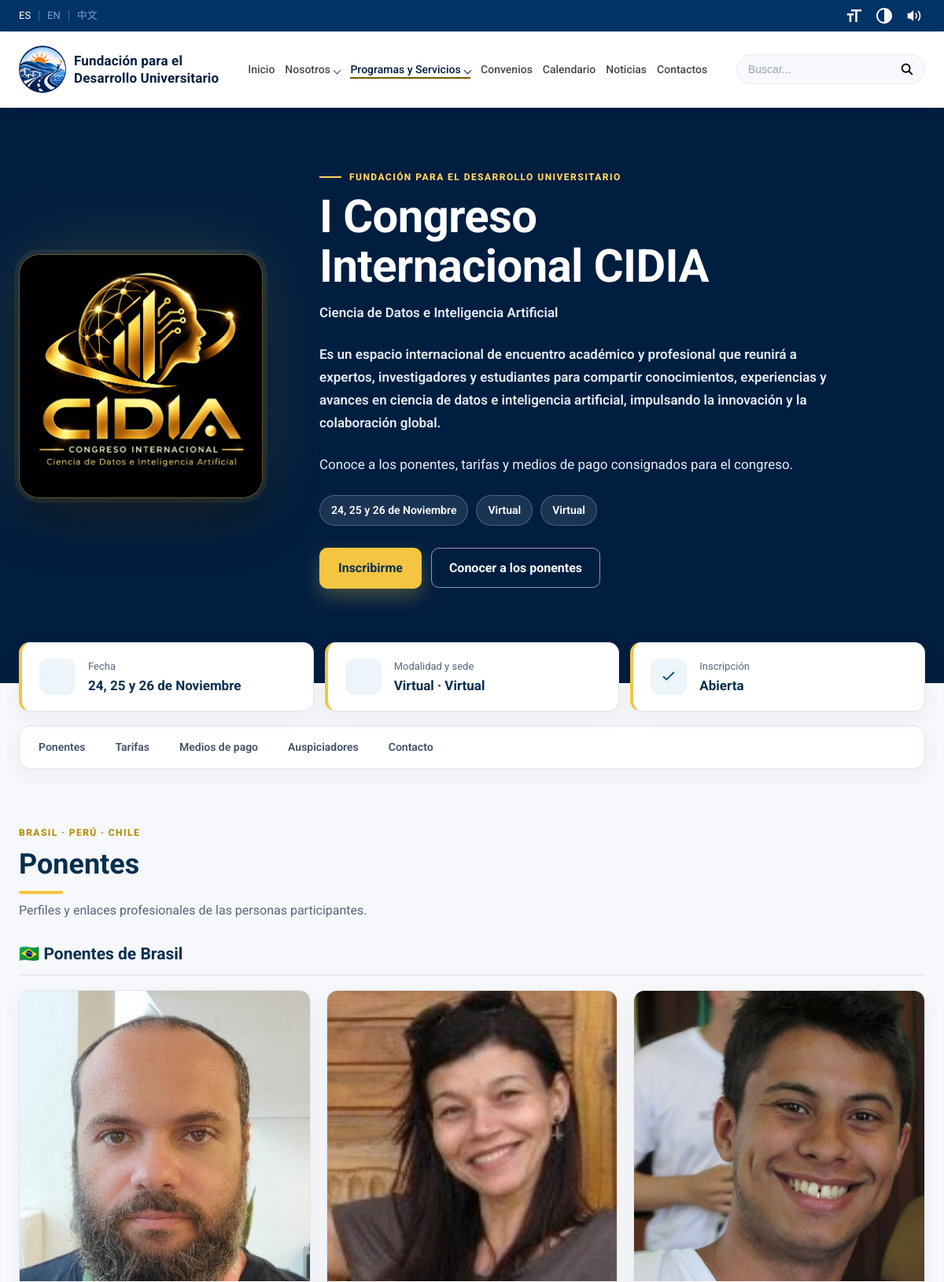
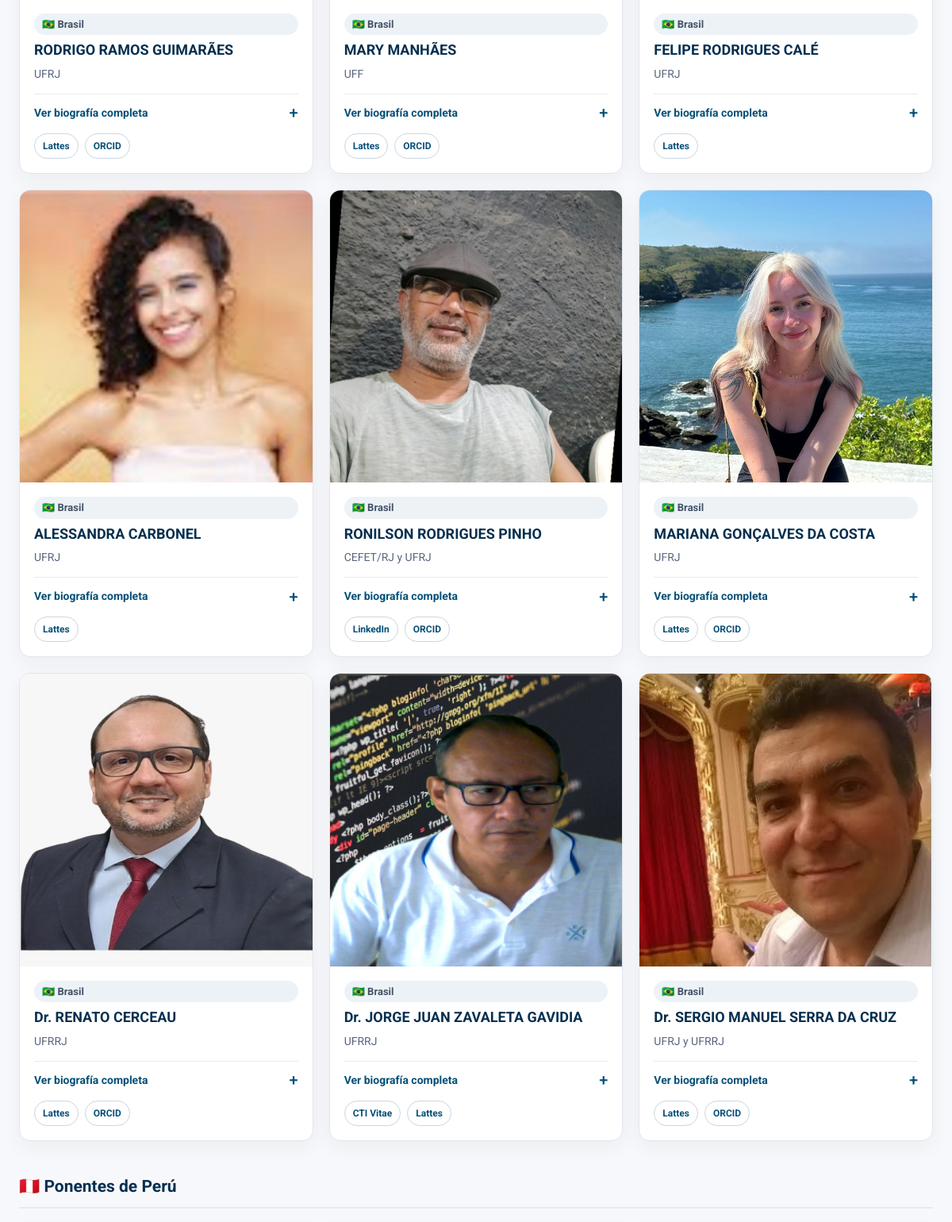
The page /congreso?id=1 (upper part) on the database its author committed (2 pictures, top to bottom).
### tables this page shows
CREATE TABLE `congresos` (
  `id` int(10) UNSIGNED NOT NULL,
  `contenido` longtext NOT NULL,
  `publicado` tinyint(1) NOT NULL DEFAULT 1,
  `updated_at` timestamp NOT NULL DEFAULT current_timestamp() ON UPDATE current_timestamp()
);

### app/Models/Congreso.php (called while the page is built, shortened)
<?php
class Congreso
{
    private PDO $connection;
    public function __construct(PDO $connection)
    {
        $this->connection = $connection;
        $this->ensureSchema();
    }
    private function ensureSchema(): void
    {
        $tableExists = $this->connection->prepare(
            'SELECT COUNT(*) FROM information_schema.tables
             WHERE table_schema = DATABASE() AND table_name = :table_name'
        );
        $tableExists->execute(array(':table_name' => 'congresos'));
        $schemaAlreadyExisted = (int) $tableExists->fetchColumn() > 0;
        $this->connection->exec("CREATE TABLE IF NOT EXISTS congresos (
            id INT UNSIGNED NOT NULL AUTO_INCREMENT PRIMARY KEY,
            contenido LONGTEXT NOT NULL,
            publicado TINYINT(1) NOT NULL DEFAULT 1,
            updated_at TIMESTAMP NOT NULL DEFAULT CURRENT_TIMESTAMP ON UPDATE CURRENT_TIMESTAMP
        ) ENGINE=InnoDB DEFAULT CHARSET=utf8mb4 COLLATE=utf8mb4_unicode_ci");
        if ($schemaAlreadyExisted) {
            return;
        }
    }
    public function read(int $id = 1, bool $includeDraft = false): ?array
    {
        $statement = $this->connection->prepare(
            'SELECT contenido, publicado FROM congresos WHERE id = :id'
        );
        $statement->execute(array(':id' => $id));
        $row = $statement->fetch(PDO::FETCH_ASSOC);
        return $this->decode($row['contenido'], $id, (bool) $row['publicado']);
    }
    private function decode(string $storedContent, int $id, bool $published): array
    {
        $content = json_decode($storedContent, true);
        $speakers = $content['speakers'] ?? array();
        $content['speakers'] = $speakers;
        $content['countries'] = is_array($content['countries'] ?? null)
            ? $content['countries']
            : array();
        $content['time'] = is_string($content['time'] ?? null) ? $content['time'] : '';
        $content['summary'] = is_string($content['summary'] ?? null) && trim($content['summary']) !== ''
            ? $content['summary']
            : 'Es un espacio internacional de encuentro académico y profesional que reunirá a expertos, investigadores y estudiantes para compartir conocimientos, experiencias y avances en ciencia de datos e inteligencia artificial, impulsando la innovación y la colaboración global.';
        $content['payment']['yape_enabled'] = ($content['payment']['yape_enabled'] ?? true) !== false;
        $content['id'] = $id;
        $content['published'] = $published;
        return $content;
    }
    private function countryCode(string $country): string
    {
        $codes = array(
            'Argentina' => 'AR',
            'Bolivia' => 'BO',
            'Brasil' => 'BR',
            'Chile' => 'CL',
            'China' => 'CN',
            'Colombia' => 'CO',
            'Costa Rica' => 'CR',
            'Cuba' => 'CU',
            'Ecuador' => 'EC',
            'El Salvador' => 'SV',
            'España' => 'ES',
            'Estados Unidos' => 'US',
            'Guatemala' => 'GT',
            'Honduras' => 'HN',
            'México' => 'MX',
            'Nicaragua' => 'NI',
            'Panamá' => 'PA',
            'Paraguay' => 'PY',
            'Perú' => 'PE',
            'Portugal' => 'PT',
            'República Dominicana' => 'DO',
            'Uruguay' => 'UY',
            'Venezuela' => 'VE',
        );
        return $codes[$country] ?? '';
    }
}

### public/congreso.php (the view, shortened to what this page needs)
<?php
$rawCongressId = $_GET['id'] ?? null;
$requestedCongressId = $rawCongressId === null ? null : filter_var(
  $rawCongressId,
  FILTER_VALIDATE_INT,
  array('options' => array('min_range' => 1))
);
require_once dirname(__DIR__) . '/app/Models/Congreso.php';
try {
  $database = new Database();
  $connection = $database->getConnection();
  $congressModel = new Congreso($connection);
  if ($requestedCongressId === null) {
    $congresses = $congressModel->readAll(true);
  } else {
    $congress = $congressModel->read((int) $requestedCongressId);
  }
} catch (Throwable $exception) {
  error_log('No se pudo cargar la información de congresos: ' . $exception->getMessage());
  http_response_code(500);
  exit('No se pudo cargar la información del congreso.');
}
  ?>
  <?php
$escape = static function ($value) {
  return htmlspecialchars((string) $value, ENT_QUOTES, 'UTF-8');
};
$gmailCompose = static function ($email) use ($escape) {
  return 'https://mail.google.com/mail/?view=cm&fs=1&to=' . rawurlencode((string) $email);
};
$flagEntity = static function ($countryCode) {
  if (!is_string($countryCode) || preg_match('/^[A-Z]{2}$/', $countryCode) !== 1) {
    return '';
  }
  return '&#x' . strtoupper(dechex(127397 + ord($countryCode[0]))) . ';&#x' . strtoupper(dechex(127397 + ord($countryCode[1]))) . ';';
};
$speakersByCountry = array();
foreach ($congress['speakers'] as $speaker) {
  $country = (string) ($speaker['country'] ?? 'Otros');
  $speakersByCountry[$country][] = $speaker;
}
$preferredCountryOrder = array('Brasil', 'Perú', 'Chile', 'China');
$configuredCountryOrder = is_array($congress['countries'] ?? null) ? $congress['countries'] : array();
$countryOrder = array_values(array_unique(array_merge($configuredCountryOrder, $preferredCountryOrder)));
$orderedSpeakersByCountry = array();
foreach ($countryOrder as $country) {
  if (is_string($country) && isset($speakersByCountry[$country])) {
    $orderedSpeakersByCountry[$country] = $speakersByCountry[$country];
    unset($speakersByCountry[$country]);
  }
}
$speakersByCountry = array_merge($orderedSpeakersByCountry, $speakersByCountry);
$countryNames = array_keys($speakersByCountry);
require __DIR__ . '/includes/header.php';
?>
<?php
$registrationUrl = (string) ($congress['registration_url'] ?? '');
$registrationScheme = strtolower((string) parse_url($registrationUrl, PHP_URL_SCHEME));
$hasRegistrationUrl = filter_var($registrationUrl, FILTER_VALIDATE_URL) && in_array($registrationScheme, array('http', 'https'), true);
$payment = is_array($congress['payment'] ?? null) ? $congress['payment'] : array();
$hasSpeakers = !empty($congress['speakers']);
$hasFees = !empty($congress['fees']);
$certifications = array_values(array_filter((array) ($congress['certifications'] ?? array()), static function ($item) {
  return is_string($item) && trim(strip_tags($item)) !== '';
}));
$hasPayment = trim((string) ($payment['bank'] ?? '') . (string) ($payment['holder'] ?? '') . (string) ($payment['account'] ?? '') . (string) ($payment['cci'] ?? '')) !== '' || !empty($payment['yape_enabled']);
$hasSponsors = !empty($congress['sponsors']);
$subtitle = trim((string) ($congress['subtitle'] ?? ''));
$intro = trim((string) ($congress['intro'] ?? ''));
$summary = trim((string) ($congress['summary'] ?? ''));
$congressTime = trim((string) ($congress['time'] ?? ''));
$heroChips = array_filter(array(
  'date' => trim((string) ($congress['date'] ?? '')),
  'time' => $congressTime,
  'modality' => trim((string) ($congress['modality'] ?? '')),
  'venue' => trim((string) ($congress['venue'] ?? '')),
), static function ($value) { return $value !== ''; });
$chipIcons = array(
  'date' => '<svg viewBox="0 0 24 24" aria-hidden="true"><rect x="4" y="5" width="16" height="15" rx="2"/><path d="M8 3v4M16 3v4M4 10h16"/></svg>',
  'time' => '<svg viewBox="0 0 24 24" aria-hidden="true"><circle cx="12" cy="12" r="9"/><path d="M12 7v5l3 2"/></svg>',
  'modality' => '<svg viewBox="0 0 24 24" aria-hidden="true"><rect x="3" y="5" width="18" height="12" rx="2"/><path d="M8 21h8M12 17v4"/></svg>',
  'venue' => '<svg viewBox="0 0 24 24" aria-hidden="true"><path d="M12 21s7-6.2 7-11a7 7 0 0 0-14 0c0 4.8 7 11 7 11z"/><circle cx="12" cy="10" r="2.5"/></svg>',
);
$subnav = array();
if ($hasSpeakers) { $subnav['ponentes'] = 'Ponentes'; }
if ($hasFees || $certifications) { $subnav['tarifas'] = 'Tarifas'; }
if ($hasPayment) { $subnav['pago'] = 'Medios de pago'; }
if ($hasSponsors) { $subnav['auspiciadores'] = 'Auspiciadores'; }
$subnav['contacto'] = 'Contacto';
?>
<main class="congress-page">
  <section class="congress-hero">
    <div class="container congress-hero-inner">
      <?php if (!empty($congress['logo'])): ?>
        <div class="congress-logo-frame">
          <img class="congress-logo" src="<?= $escape($congress['logo']) ?>" alt="<?= $escape($congress['title']) ?>" width="320" height="320">
        </div>
      <?php endif; ?>
      <div class="congress-hero-copy">
        <p class="congress-eyebrow">Fundación para el Desarrollo Universitario</p>
        <h1><?= $escape($congress['title']) ?></h1>
        <?php if ($subtitle !== ''): ?><p class="congress-subtitle"><?= $escape($subtitle) ?></p><?php endif; ?>
        <?php if ($summary !== ''): ?><p class="congress-summary"><?= $escape($summary) ?></p><?php endif; ?>
        <?php if ($intro !== ''): ?><p class="congress-intro"><?= $escape($intro) ?></p><?php endif; ?>
        <?php if ($heroChips): ?>
          <ul class="congress-hero-chips" aria-label="Datos principales">
            <?php foreach ($heroChips as $chipKey => $chipValue): ?>
              <li><?= $chipIcons[$chipKey] ?><span><?= $escape($chipValue) ?></span></li>
            <?php endforeach; ?>
          </ul>
        <?php endif; ?>
        <div class="congress-hero-actions">
          <a class="congress-primary-link" href="<?= $hasRegistrationUrl ? $escape($registrationUrl) : $escape($gmailCompose($congress['contact_email'])) ?>" target="_blank" rel="noopener noreferrer">
            <?= $hasRegistrationUrl ? 'Inscribirme' : 'Solicitar información' ?>
          </a>
          <?php if ($hasSpeakers): ?><a class="congress-secondary-link" href="congreso?id=<?= (int) $congress['id'] ?>#ponentes">Conocer a los ponentes</a><?php endif; ?>
        </div>
      </div>
    </div>
  </section>
  <div class="container congress-content">
    <section class="congress-facts" aria-label="Datos del congreso">
      <div class="congress-fact"><span class="congress-fact-icon"></span><div><span>Fecha</span><strong><?= $escape($congress['date']) ?></strong></div></div>
      <div class="congress-fact"><span class="congress-fact-icon"><?= $chipIcons['venue'] ?></span><div><span>Modalidad y sede</span><strong><?= $escape(trim($congress['modality'] . ' · ' . $congress['venue'], ' ·')) ?></strong></div></div>
      <div class="congress-fact"><span class="congress-fact-icon"><svg viewBox="0 0 24 24" aria-hidden="true"><path d="M5 12l4 4 10-10"/></svg></span><div><span>Inscripción</span><strong><?= $hasRegistrationUrl ? 'Abierta' : 'Por confirmar' ?></strong></div></div>
    </section>
    <nav class="congress-subnav" aria-label="Secciones del congreso">
      <div>
        <?php foreach ($subnav as $anchor => $label): ?>
          <a href="congreso?id=<?= (int) $congress['id'] ?>#<?= $escape($anchor) ?>"><?= $escape($label) ?></a>
        <?php endforeach; ?>
      </div>
    </nav>
    <?php if ($hasSpeakers): ?>
    <section class="congress-section" id="ponentes" aria-labelledby="congress-speakers-title">
      <div class="congress-section-heading">
        <p class="congress-eyebrow"><?= $escape(implode(' · ', $countryNames)) ?></p>
        <h2 id="congress-speakers-title">Ponentes</h2>
        <p>Perfiles y enlaces profesionales de las personas participantes.</p>
      </div>
      <?php foreach ($speakersByCountry as $country => $countrySpeakers): ?>
        <?php if ($countrySpeakers): ?>
          <section class="congress-country" aria-labelledby="country-<?= $escape(strtolower($country)) ?>">
            <h3 id="country-<?= $escape(strtolower($country)) ?>"><?= $flagEntity($countrySpeakers[0]['flag']) ?> Ponentes de <?= $escape($country) ?></h3>
            <div class="congress-speaker-grid">
              <?php foreach ($countrySpeakers as $speaker): ?>
                <?php
                $photoPath = trim((string) ($speaker['photo'] ?? ''));
                $isExternalPhoto = filter_var($photoPath, FILTER_VALIDATE_URL) && in_array(strtolower((string) parse_url($photoPath, PHP_URL_SCHEME)), array('http', 'https'), true);
                if (UploadPath::isManagedPath($photoPath)) {
                  $photoPath = UploadPath::normalize($photoPath);
                  $isLocalPhoto = UploadPath::diskPath($photoPath) !== null;
                } else {
                $isLocalPhoto = preg_match('#^(?:assets|uploads)/[A-Za-z0-9_./-]+$#D', $photoPath)
                  && strpos($photoPath, '..') === false
                  && is_file(__DIR__ . '/' . $photoPath);
                }
                $hasPhoto = $isExternalPhoto || $isLocalPhoto;
                ?>
                <article class="congress-speaker-card">
                  <?php if ($hasPhoto): ?>
                    <img class="congress-speaker-photo" src="<?= $escape($photoPath) ?>" alt="Foto de <?= $escape($speaker['name']) ?>" loading="lazy">
                  <?php endif; ?>
                  <div class="congress-speaker-copy">
                    <p class="congress-speaker-country"><?= $flagEntity($speaker['flag']) ?> <?= $escape($speaker['country']) ?></p>
                    <h4><?= $escape($speaker['name']) ?></h4>
                    <p class="congress-speaker-institution"><?= $escape($speaker['institution']) ?></p>
                    <details class="congress-speaker-bio">
                      <summary>Ver biografía completa</summary>
                    </details>
                    <?php if (!empty($speaker['links'])): ?>
                      <div class="congress-speaker-links" aria-label="Enlaces profesionales">
                        <?php foreach ($speaker['links'] as $profileUrl): ?>
                          <?php
                          $profileHost = strtolower((string) parse_url($profileUrl, PHP_URL_HOST));
                          $profileLabel = strpos($profileHost, 'orcid.org') !== false
                            ? 'ORCID'
                            : (strpos($profileHost, 'lattes.cnpq.br') !== false
                              ? 'Lattes'
                              : (strpos($profileHost, 'concytec.gob.pe') !== false || strpos($profileHost, 'dina.concytec.gob.pe') !== false
                                ? 'CTI Vitae'
                                : (strpos($profileHost, 'linkedin.com') !== false ? 'LinkedIn' : 'Perfil')));
                          ?>
                          <a href="<?= $escape($profileUrl) ?>" target="_blank" rel="noopener noreferrer"><?= $escape($profileLabel) ?></a>
                        <?php endforeach; ?>
                      </div>
                    <?php endif; ?>
                  </div>
                </article>
              <?php endforeach; ?>
            </div>
          </section>
        <?php endif; ?>
      <?php endforeach; ?>
    </section>
    <?php endif; ?>
  </div>
</main>
</body>
</html>

### public/assets/css/home.css (style rules this page uses)
:root { --navy: #001E40; --navy-dark: #003366; --navy-light: #799DD6; --gold: #765B00; --gold-light: #FECF4F; --cream: #FCF9F8; --gray-bg: #F6F3F2; --white: #FFFFFF; --text: #1F1E19; --body-text: #43474F; --border: #E5E5E5; --max-width: 1240px; --radius: 12px; --radius-sm: 8px; --shadow: 0 10px 30px rgba(0, 30, 64, 0.08); }
* { box-sizing: border-box; }
html { scroll-behavior: smooth; }
body { margin: 0; font-family: 'Roboto', sans-serif; background: var(--white); color: var(--text); line-height: 1.5; -webkit-font-smoothing: antialiased; min-height: 100vh; display: flex; flex-direction: column; }
main { flex: 1; width: 100%; }
img { max-width: 100%; height: auto; display: block; }
a { color: inherit; text-decoration: none; }
.container { width: 100%; max-width: var(--max-width); margin: 0 auto; padding: 0 24px; }

### rows shown on the page
congresos: $escape($congress['title']) "I Congreso Internacional CIDIA", $escape($subtitle) "Ciencia de Datos e Inteligencia Artificial", $escape($summary) "Es un espacio internacional de encuentro académico y profesional que reunirá a expertos, investigadores y estudiantes para compartir conocimientos, experiencias y avances en ciencia de datos e inteligencia artificial, impulsando la innovación y la colaboración global.", $escape($intro) "Conoce a los ponentes, tarifas y medios de pago consignados para el congreso.", $escape($congress['date']) "24, 25 y 26 de Noviembre", contenido+publicado "Virtual · Virtual"

### other values the page prints
$escape($chipValue) "24, 25 y 26 de Noviembre"
$escape($chipValue) "Virtual"
$escape($label) "Ponentes"
$escape($label) "Tarifas"
$escape($label) "Medios de pago"
$escape($label) "Auspiciadores"
$escape($label) "Contacto"
$escape(implode(' · ', $countryNames)) "BRASIL · PERÚ · CHILE"
$flagEntity($countrySpeakers[0]['flag']) "🇧🇷"
$escape($country) "Brasil"
$flagEntity($speaker['flag']) "🇧🇷"
$escape($speaker['country']) "Brasil"
$escape($speaker['name']) "RODRIGO RAMOS GUIMARÃES"
$escape($speaker['institution']) "UFRJ"
$escape($profileLabel) "Lattes"
